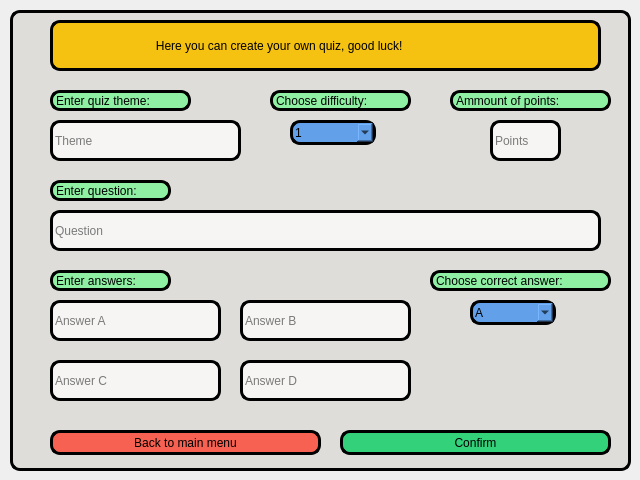
<?xml version="1.0" encoding="UTF-8"?>
<ui version="4.0">
 <class>create_quiz_window</class>
 <widget class="QDialog" name="create_quiz_window">
  <property name="geometry">
   <rect>
    <x>0</x>
    <y>0</y>
    <width>640</width>
    <height>480</height>
   </rect>
  </property>
  <property name="windowTitle">
   <string>create_quiz_window</string>
  </property>
  <widget class="QFrame" name="frame">
   <property name="geometry">
    <rect>
     <x>10</x>
     <y>10</y>
     <width>621</width>
     <height>461</height>
    </rect>
   </property>
   <property name="styleSheet">
    <string notr="true">background-color:rgb(222, 221, 218);
border: 3px solid rgb(0, 0, 0);
border-radius: 10px;
</string>
   </property>
   <property name="frameShape">
    <enum>QFrame::StyledPanel</enum>
   </property>
   <property name="frameShadow">
    <enum>QFrame::Raised</enum>
   </property>
   <widget class="QLabel" name="text_label">
    <property name="geometry">
     <rect>
      <x>40</x>
      <y>10</y>
      <width>551</width>
      <height>51</height>
     </rect>
    </property>
    <property name="styleSheet">
     <string notr="true">background-color: rgb(245, 194, 17);
border: 3px solid rgb(0, 0, 0);
border-radius: 10px;
</string>
    </property>
    <property name="text">
     <string>                              Here you can create your own quiz, good luck!</string>
    </property>
   </widget>
   <widget class="QLineEdit" name="theme_lineEdit">
    <property name="geometry">
     <rect>
      <x>40</x>
      <y>110</y>
      <width>191</width>
      <height>41</height>
     </rect>
    </property>
    <property name="styleSheet">
     <string notr="true">background-color: rgb(246, 245, 244);</string>
    </property>
    <property name="placeholderText">
     <string>Theme</string>
    </property>
   </widget>
   <widget class="QLabel" name="enter_quiz_theme_label">
    <property name="geometry">
     <rect>
      <x>40</x>
      <y>80</y>
      <width>141</width>
      <height>21</height>
     </rect>
    </property>
    <property name="styleSheet">
     <string notr="true">background-color: rgb(143, 240, 164);
border: 3px solid rgb(0, 0, 0);
border-radius: 10px;
</string>
    </property>
    <property name="text">
     <string>Enter quiz theme:</string>
    </property>
   </widget>
   <widget class="QComboBox" name="choose_difficulty_comboBox">
    <property name="geometry">
     <rect>
      <x>280</x>
      <y>110</y>
      <width>86</width>
      <height>25</height>
     </rect>
    </property>
    <property name="styleSheet">
     <string notr="true">background-color: rgb(98, 160, 234);</string>
    </property>
    <item>
     <property name="text">
      <string>1</string>
     </property>
    </item>
    <item>
     <property name="text">
      <string>2</string>
     </property>
    </item>
    <item>
     <property name="text">
      <string>3</string>
     </property>
    </item>
   </widget>
   <widget class="QLabel" name="choose_difficulty_label">
    <property name="geometry">
     <rect>
      <x>260</x>
      <y>80</y>
      <width>141</width>
      <height>21</height>
     </rect>
    </property>
    <property name="styleSheet">
     <string notr="true">background-color: rgb(143, 240, 164);
border: 3px solid rgb(0, 0, 0);
border-radius: 10px;
</string>
    </property>
    <property name="text">
     <string>Choose difficulty:</string>
    </property>
   </widget>
   <widget class="QLineEdit" name="question_lineEdit">
    <property name="geometry">
     <rect>
      <x>40</x>
      <y>200</y>
      <width>551</width>
      <height>41</height>
     </rect>
    </property>
    <property name="styleSheet">
     <string notr="true">background-color: rgb(246, 245, 244);</string>
    </property>
    <property name="placeholderText">
     <string>Question</string>
    </property>
   </widget>
   <widget class="QLineEdit" name="answer_A_lineEdit">
    <property name="geometry">
     <rect>
      <x>40</x>
      <y>290</y>
      <width>171</width>
      <height>41</height>
     </rect>
    </property>
    <property name="styleSheet">
     <string notr="true">background-color: rgb(246, 245, 244);</string>
    </property>
    <property name="placeholderText">
     <string>Answer A</string>
    </property>
   </widget>
   <widget class="QLineEdit" name="answer_B_lineEdit">
    <property name="geometry">
     <rect>
      <x>230</x>
      <y>290</y>
      <width>171</width>
      <height>41</height>
     </rect>
    </property>
    <property name="styleSheet">
     <string notr="true">background-color: rgb(246, 245, 244);</string>
    </property>
    <property name="placeholderText">
     <string>Answer B</string>
    </property>
   </widget>
   <widget class="QLineEdit" name="answer_C_lineEdit">
    <property name="geometry">
     <rect>
      <x>40</x>
      <y>350</y>
      <width>171</width>
      <height>41</height>
     </rect>
    </property>
    <property name="styleSheet">
     <string notr="true">background-color: rgb(246, 245, 244);</string>
    </property>
    <property name="placeholderText">
     <string>Answer C</string>
    </property>
   </widget>
   <widget class="QLineEdit" name="answer_D_lineEdit">
    <property name="geometry">
     <rect>
      <x>230</x>
      <y>350</y>
      <width>171</width>
      <height>41</height>
     </rect>
    </property>
    <property name="styleSheet">
     <string notr="true">background-color: rgb(246, 245, 244);</string>
    </property>
    <property name="placeholderText">
     <string>Answer D</string>
    </property>
   </widget>
   <widget class="QComboBox" name="choose_correct_answer_comboBox">
    <property name="geometry">
     <rect>
      <x>460</x>
      <y>290</y>
      <width>86</width>
      <height>25</height>
     </rect>
    </property>
    <property name="styleSheet">
     <string notr="true">background-color: rgb(98, 160, 234);</string>
    </property>
    <item>
     <property name="text">
      <string>A</string>
     </property>
    </item>
    <item>
     <property name="text">
      <string>B</string>
     </property>
    </item>
    <item>
     <property name="text">
      <string>C</string>
     </property>
    </item>
    <item>
     <property name="text">
      <string>D</string>
     </property>
    </item>
   </widget>
   <widget class="QLabel" name="choose_correct_answer_label">
    <property name="geometry">
     <rect>
      <x>420</x>
      <y>260</y>
      <width>181</width>
      <height>21</height>
     </rect>
    </property>
    <property name="styleSheet">
     <string notr="true">background-color: rgb(143, 240, 164);
border: 3px solid rgb(0, 0, 0);
border-radius: 10px;
</string>
    </property>
    <property name="text">
     <string>Choose correct answer:</string>
    </property>
   </widget>
   <widget class="QPushButton" name="confirm_button">
    <property name="geometry">
     <rect>
      <x>330</x>
      <y>420</y>
      <width>271</width>
      <height>25</height>
     </rect>
    </property>
    <property name="styleSheet">
     <string notr="true">background-color: rgb(51, 209, 122);</string>
    </property>
    <property name="text">
     <string>Confirm</string>
    </property>
   </widget>
   <widget class="QLabel" name="enter_question_label">
    <property name="geometry">
     <rect>
      <x>40</x>
      <y>170</y>
      <width>121</width>
      <height>21</height>
     </rect>
    </property>
    <property name="styleSheet">
     <string notr="true">background-color: rgb(143, 240, 164);
border: 3px solid rgb(0, 0, 0);
border-radius: 10px;
</string>
    </property>
    <property name="text">
     <string>Enter question:</string>
    </property>
   </widget>
   <widget class="QLabel" name="enter_answer_label">
    <property name="geometry">
     <rect>
      <x>40</x>
      <y>260</y>
      <width>121</width>
      <height>21</height>
     </rect>
    </property>
    <property name="styleSheet">
     <string notr="true">background-color: rgb(143, 240, 164);
border: 3px solid rgb(0, 0, 0);
border-radius: 10px;
</string>
    </property>
    <property name="text">
     <string>Enter answers:</string>
    </property>
   </widget>
   <widget class="QLabel" name="ammount_of_points_label">
    <property name="geometry">
     <rect>
      <x>440</x>
      <y>80</y>
      <width>161</width>
      <height>21</height>
     </rect>
    </property>
    <property name="styleSheet">
     <string notr="true">background-color: rgb(143, 240, 164);
border: 3px solid rgb(0, 0, 0);
border-radius: 10px;
</string>
    </property>
    <property name="text">
     <string>Ammount of points:</string>
    </property>
   </widget>
   <widget class="QLineEdit" name="points_lineEdit">
    <property name="geometry">
     <rect>
      <x>480</x>
      <y>110</y>
      <width>71</width>
      <height>41</height>
     </rect>
    </property>
    <property name="styleSheet">
     <string notr="true">background-color: rgb(246, 245, 244);</string>
    </property>
    <property name="placeholderText">
     <string>Points</string>
    </property>
   </widget>
   <widget class="QPushButton" name="back_to_main_button">
    <property name="geometry">
     <rect>
      <x>40</x>
      <y>420</y>
      <width>271</width>
      <height>25</height>
     </rect>
    </property>
    <property name="styleSheet">
     <string notr="true">background-color: rgb(246, 97, 81);</string>
    </property>
    <property name="text">
     <string>Back to main menu</string>
    </property>
   </widget>
  </widget>
 </widget>
 <resources/>
 <connections/>
</ui>
